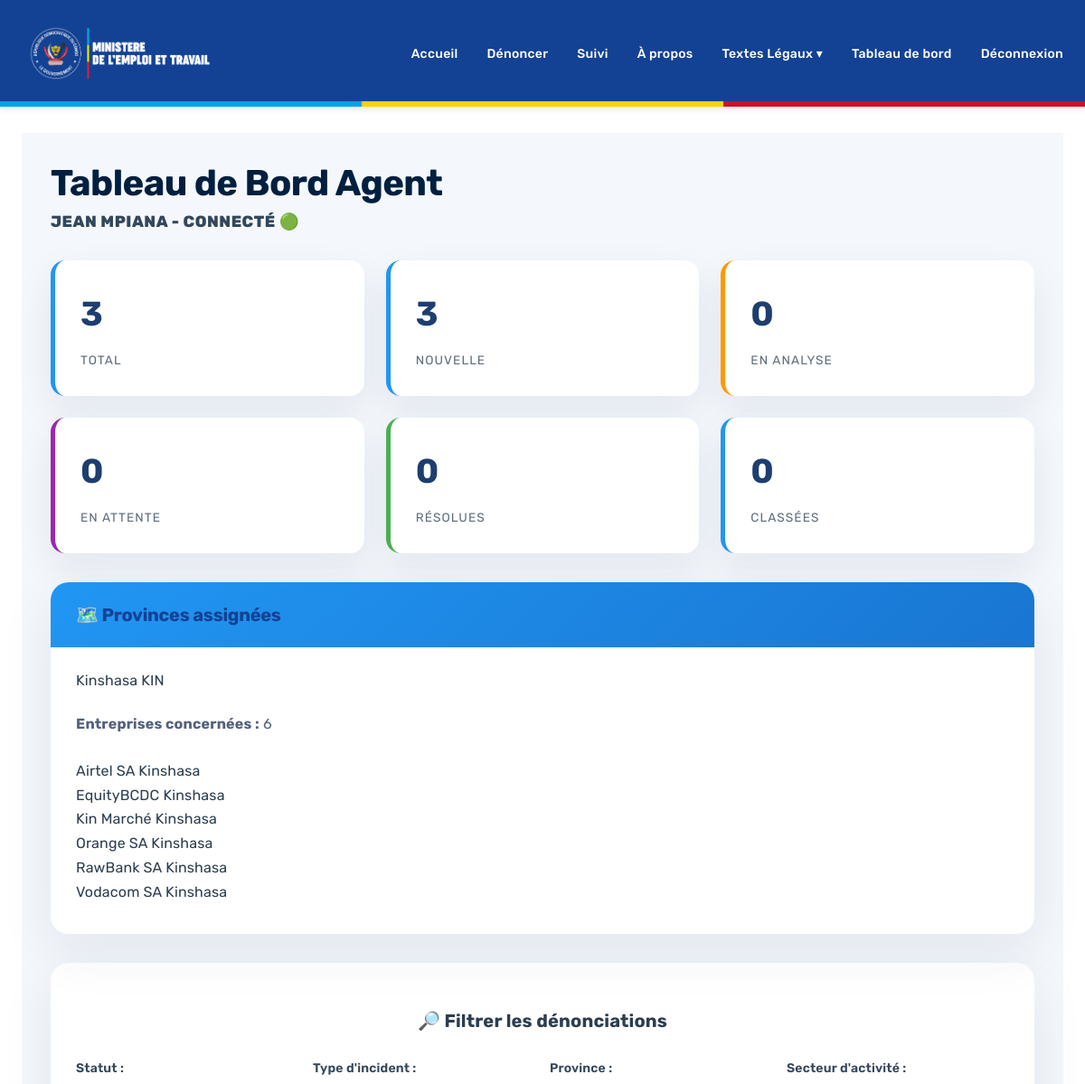
The page /dashboard/agent/ (signed in, upper part) on the database as committed earlier.
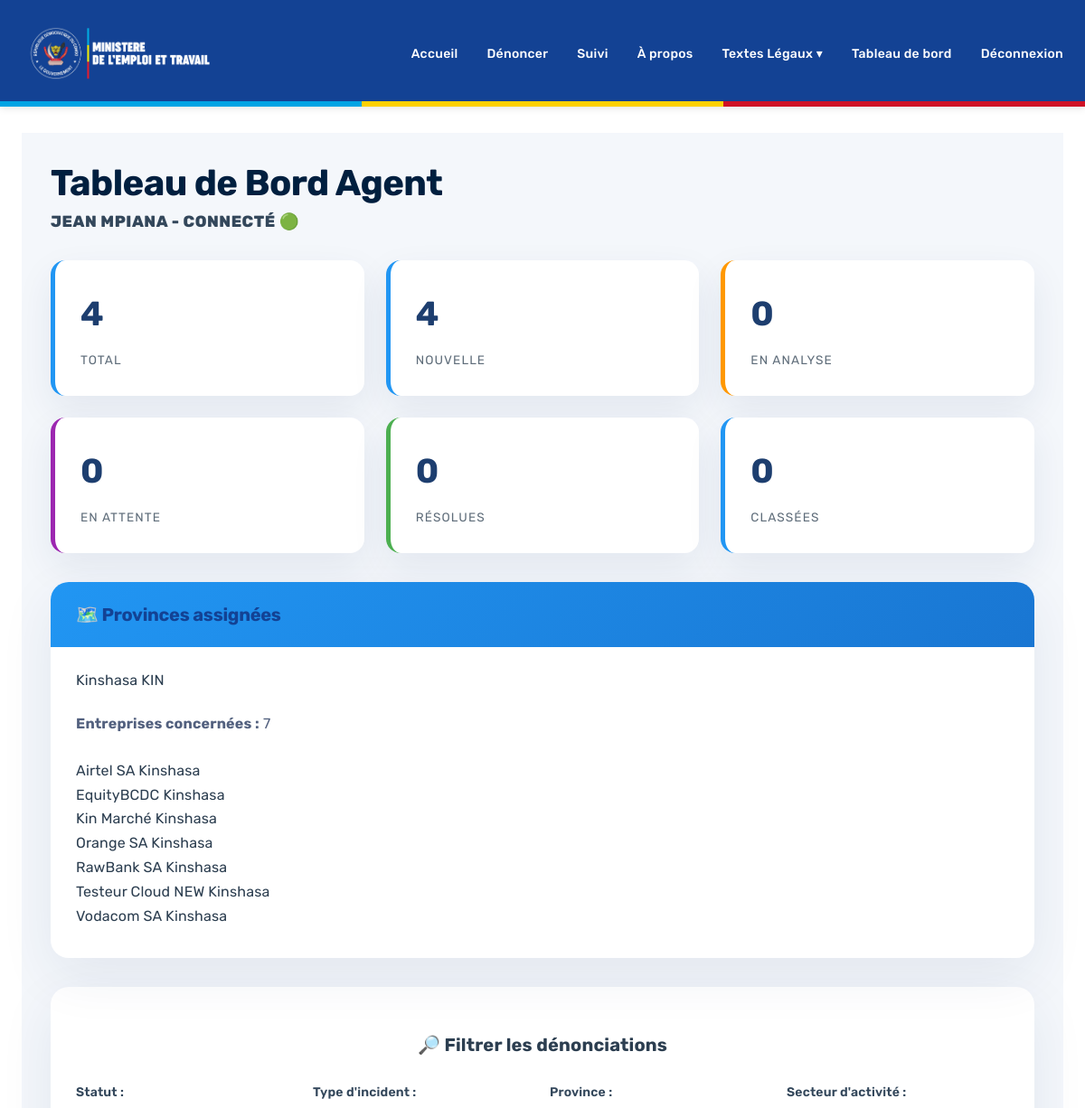
The same page on the database as committed later.
### core/models.py (models this page shows, shortened)
class Province(models.Model):
    nom = models.CharField(max_length=100, unique=True)
    code = models.CharField(max_length=10, unique=True)
    description = models.TextField(blank=True)
    date_creation = models.DateTimeField(auto_now_add=True)
    class Meta:
        verbose_name = 'Province'
        verbose_name_plural = 'Provinces'
        ordering = ['nom']
    def __str__(self):
        return self.nom

class Employeur(models.Model):
    SECTEUR_CHOICES = (
        ('agriculture', 'Agriculture'),
        ('industrie', 'Industrie'),
        ('commerce', 'Commerce'),
        ('services', 'Services'),
        ('sante', 'Santé'),
        ('education', 'Éducation'),
        ('energie', 'Énergie'),
        ('mines', 'Mines'),
        ('construction', 'Construction'),
        ('transport', 'Transport'),
        ('telecommunications', 'Télécommunications'),
        ('finance', 'Finance'),
        ('administration', 'Administration Publique'),
        ('autre', 'Autre'),
    )
    nom = models.CharField(max_length=255)
    secteur = models.CharField(max_length=50, choices=SECTEUR_CHOICES)
    description = models.TextField(blank=True)
    ville = models.CharField(max_length=100, blank=True)
    province = models.ForeignKey(
        Province,
        on_delete=models.SET_NULL,
        null=True,
        blank=True,
        related_name='employeurs'
    )
    email = models.EmailField(blank=True)
    telephone = models.CharField(max_length=20, blank=True)
    adresse_complete = models.TextField(blank=True)
    date_creation = models.DateTimeField(auto_now_add=True)
    date_modification = models.DateTimeField(auto_now=True)
    class Meta:
        verbose_name = 'Employeur'
        verbose_name_plural = 'Employeurs'
        ordering = ['nom']
        unique_together = ('nom', 'province')

### core/views.py (the view)
# urls.py: path('dashboard/agent/', views.DashboardAgentView.as_view(), name='dashboard_agent'),
class DashboardAgentView(LoginRequiredMixin, TemplateView):
    template_name = 'core/dashboard_agent.html'
    login_url = 'users:login'
    def dispatch(self, request, *args, **kwargs):
        if not request.user.is_authenticated:
            return redirect('users:login')
        if not user_is_agent(request.user):
            return redirect('core:dashboard')
        return super().dispatch(request, *args, **kwargs)
    def get_context_data(self, **kwargs):
        context = super().get_context_data(**kwargs)
        provinces = self.request.user.provinces.all()
        incidents = get_incidents_by_user_role(self.request.user)
        context['provinces'] = provinces
        context['stats'] = {
            'total': incidents.count(),
            'nouvelle': incidents.filter(statut='nouvelle').count(),
            'analyse': incidents.filter(statut='analyse').count(),
            'attente': incidents.filter(statut='attente').count(),
            'resolue': incidents.filter(statut='resolue').count(),
            'classée': incidents.filter(statut='classée').count(),
            'non_lu': incidents.filter(est_lu=False).count(),
            'anonyme': incidents.filter(est_anonyme=True).count(),
        }
        context['my_incidents'] = incidents.filter(agent_assigné=self.request.user).order_by('-date_creation')[:10]
        context['unassigned_incidents'] = incidents.filter(agent_assigné__isnull=True).order_by('-date_creation')[:10]
        context['recent_incidents'] = incidents.order_by('-date_creation')[:10]
        context['provinces_count'] = provinces.count()
        context['assigned_provinces'] = provinces.order_by('nom')
        context['employeurs_in_provinces'] = (
            Employeur.objects.filter(province__in=provinces.values_list('id', flat=True))
            .select_related('province')
            .distinct()
            .order_by('nom')
        )
        context['recent_employeurs'] = list(context['employeurs_in_provinces'][:8])
        context['total_employeurs'] = context['employeurs_in_provinces'].count()
        filter_form = FilterIncidentForm(self.request.GET or None)
        context['filter_form'] = filter_form
        return context

### core/utils.py (called while the page is built)
def get_incidents_by_user_role(user):
    from denunciations.models import Incident
    if user.role == 'administrateur':
        return Incident.objects.all()
    if user.role == 'agent':
        return Incident.objects.all()
    if user.role == 'travailleur':
        return Incident.objects.filter(travailleur=user)
    return Incident.objects.none()

### core/templates/core/dashboard_agent.html (shortened to what this page needs)
﻿{% extends 'base.html' %}
{% load static %}
{% block content %}
<section class="dashboard-page">
    <div class="dashboard-header">
        <h1>Tableau de Bord Agent</h1>
        {% if user.is_authenticated %}
            <h2 class="account-name" style="max-width:1200px;margin:0 auto 1rem;color:#33475b;font-size:1.1rem;">{{ user.first_name }} {{ user.last_name }} - Connecté 🟢</h2>
        {% endif %}
    </div>
    <div class="dashboard-grid">
        <a href="{% url 'core:incidents_list' %}?" class="stat-card">
            <div class="stat-value">{{ stats.total }}</div>
            <div class="stat-label">Total</div>
        </a>
        <a href="{% url 'core:incidents_list' %}?statut=nouvelle" class="stat-card stat-nouvelle">
            <div class="stat-value">{{ stats.nouvelle }}</div>
            <div class="stat-label">Nouvelle</div>
        </a>
        <a href="{% url 'core:incidents_list' %}?statut=analyse" class="stat-card stat-analyse">
            <div class="stat-value">{{ stats.analyse }}</div>
            <div class="stat-label">En analyse</div>
        </a>
        <a href="{% url 'core:incidents_list' %}?statut=attente" class="stat-card stat-attente">
            <div class="stat-value">{{ stats.attente }}</div>
            <div class="stat-label">En attente</div>
        </a>
        <a href="{% url 'core:incidents_list' %}?statut=resolue" class="stat-card stat-resolue">
            <div class="stat-value">{{ stats.resolue }}</div>
            <div class="stat-label">Résolues</div>
        </a>
        <a href="{% url 'core:incidents_list' %}?statut=classée" class="stat-card stat-classee">
            <div class="stat-value">{{ stats.classée }}</div>
            <div class="stat-label">Classées</div>
        </a>
    </div>
    <div class="dashboard-grid">
        <div class="management-card">
            <div class="management-header">
                <h3>🗺️ Provinces assignées</h3>
            </div>
            <div class="management-body">
                {% if assigned_provinces %}
                    <ul class="item-list">
                        {% for province in assigned_provinces %}
                            <li>
                                <span class="item-name">{{ province.nom }}</span>
                                <span class="item-meta">{{ province.code|default:'' }}</span>
                            </li>
                        {% endfor %}
                    </ul>
                {% else %}
                    <p class="no-data">Aucune province assignée</p>
                {% endif %}
                <p class="mt-3"><strong>Entreprises concernées :</strong> {{ total_employeurs }}</p>
                {% if recent_employeurs %}
                    <ul class="item-list">
                        {% for employeur in recent_employeurs %}
                            <li>
                                <span class="item-name">{{ employeur.nom }}</span>
                                <span class="item-meta">{{ employeur.province.nom|default:'Sans province' }}</span>
                            </li>
                        {% endfor %}
                    </ul>
                {% endif %}
            </div>
        </div>
    </div>
    <div class="filter-section">
        <div class="section-title">🔎 Filtrer les dénonciations</div>
        <form method="get">
            <div class="filter-row">
                <div class="form-group">
                    {{ filter_form.statut.label_tag }}
                </div>
                <div class="form-group">
                    {{ filter_form.type_incident.label_tag }}
                </div>
                <div class="form-group">
                    {{ filter_form.province.label_tag }}
                </div>
                <div class="form-group">
                    {{ filter_form.secteur.label_tag }}
                </div>
            </div>
        </form>
    </div>
</section>
{% endblock %}

Rows that differ between the two databases and show on the page:
added Employeur: nom "Testeur Cloud NEW", province.nom "Kinshasa"
Other text that changed with them:
{{ stats.total }}: "3" → "4"
{{ stats.nouvelle }}: "3" → "4"
{{ total_employeurs }}: "6" → "7"
